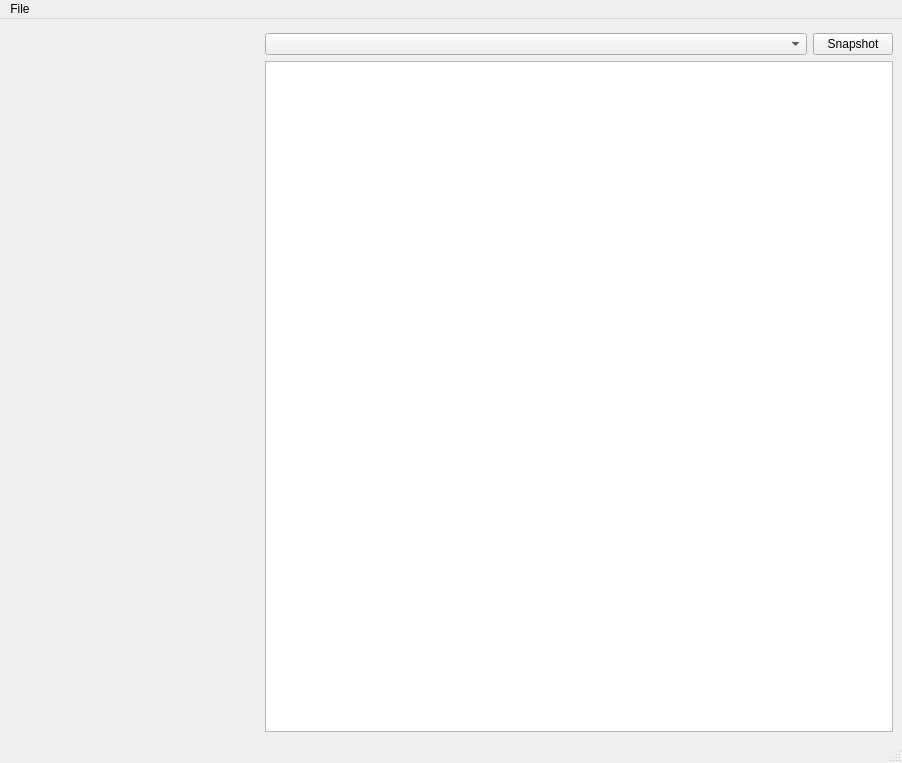
<?xml version="1.0" encoding="UTF-8"?>
<ui version="4.0">
 <class>MainWindow</class>
 <widget class="QMainWindow" name="MainWindow">
  <property name="geometry">
   <rect>
    <x>0</x>
    <y>0</y>
    <width>902</width>
    <height>763</height>
   </rect>
  </property>
  <property name="windowTitle">
   <string>MainWindow</string>
  </property>
  <widget class="QWidget" name="centralwidget">
   <layout class="QVBoxLayout" name="verticalLayout">
    <item>
     <layout class="QGridLayout" name="gridLayout">
      <property name="topMargin">
       <number>5</number>
      </property>
      <item row="0" column="0" rowspan="3">
       <widget class="QLabel" name="card_image">
        <property name="minimumSize">
         <size>
          <width>250</width>
          <height>0</height>
         </size>
        </property>
        <property name="text">
         <string/>
        </property>
        <property name="alignment">
         <set>Qt::AlignLeading|Qt::AlignLeft|Qt::AlignTop</set>
        </property>
       </widget>
      </item>
      <item row="0" column="1">
       <layout class="QHBoxLayout" name="horizontalLayout" stretch="1,0">
        <item>
         <widget class="QComboBox" name="deckSwitch"/>
        </item>
        <item>
         <widget class="QPushButton" name="save_snapshot_btn">
          <property name="text">
           <string>Snapshot</string>
          </property>
         </widget>
        </item>
       </layout>
      </item>
      <item row="3" column="0">
       <spacer name="verticalSpacer">
        <property name="orientation">
         <enum>Qt::Vertical</enum>
        </property>
        <property name="sizeHint" stdset="0">
         <size>
          <width>20</width>
          <height>40</height>
         </size>
        </property>
       </spacer>
      </item>
      <item row="1" column="1" rowspan="3">
       <widget class="QListView" name="list_template"/>
      </item>
     </layout>
    </item>
   </layout>
  </widget>
  <widget class="QMenuBar" name="menubar">
   <property name="geometry">
    <rect>
     <x>0</x>
     <y>0</y>
     <width>902</width>
     <height>21</height>
    </rect>
   </property>
   <widget class="QMenu" name="menuAdd_Deck">
    <property name="title">
     <string>File</string>
    </property>
    <addaction name="action_add_deck"/>
   </widget>
   <addaction name="menuAdd_Deck"/>
  </widget>
  <widget class="QStatusBar" name="statusbar"/>
  <action name="action_add_deck">
   <property name="text">
    <string>Add Deck</string>
   </property>
  </action>
 </widget>
 <resources/>
 <connections/>
</ui>
